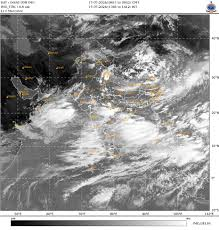
#> input picture Images/satellite.jpeg, 219 x 230 px, found by its file name
$ python task-01.py
#> lines starting #> are read from the running program, lines starting #| are printed output that depends on the picture
import cv2
import numpy as np
import matplotlib.pyplot as plt

# Load the distorted satellite image
distorted_image = cv2.imread("C:\\Users\\sraja\\OneDrive\\Documents\\Srajan\\Machine_Vision\\Images\\satellite.jpeg")
#> distorted_image is the input picture: shape (230, 219, 3); mean B, G, R 148.3, 149, 149.4
plt.imshow(cv2.cvtColor(distorted_image, cv2.COLOR_BGR2RGB))
plt.title('Distorted Satellite Image')
plt.show()

# Coordinates of GCPs in distorted image
distorted_points = np.array([[100, 150], [400, 150], [100, 400], [400, 400]])

# Coordinates of corresponding GCPs in rectified image
rectified_points = np.array([[0, 0], [300, 0], [0, 300], [300, 300]])


# Compute the transformation matrix
transformation_matrix = cv2.getPerspectiveTransform(distorted_points.astype(np.float32), rectified_points.astype(np.float32))

# Apply the perspective transformation
rectified_image = cv2.warpPerspective(distorted_image, transformation_matrix, (300, 300))
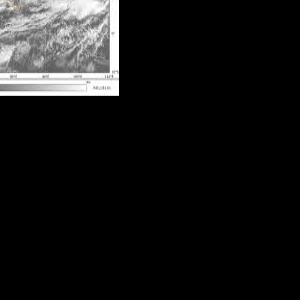
#> rectified_image: shape (300, 300, 3); mean B, G, R 22.6, 22.7, 22.7


# Apply transformation with bilinear interpolation
rectified_image_bilinear = cv2.warpPerspective(distorted_image, transformation_matrix, (300, 300), flags=cv2.INTER_LINEAR)

# Show the rectified image
plt.subplot(1, 2, 1)
plt.imshow(cv2.cvtColor(distorted_image, cv2.COLOR_BGR2RGB))
plt.title('Distorted Image')

plt.subplot(1, 2, 2)
plt.imshow(cv2.cvtColor(rectified_image_bilinear, cv2.COLOR_BGR2RGB))
plt.title('Rectified Image with Bilinear Interpolation')
plt.show()
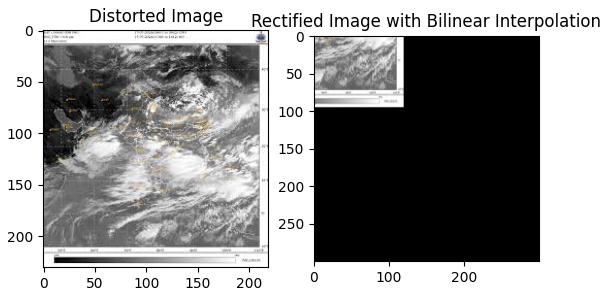
#> figure drawn by matplotlib, 2 panels

$ run again, with Images/agriculture.jpeg copied over Images/satellite.jpeg
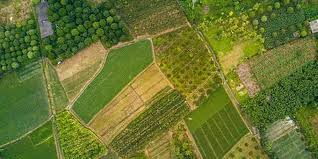
#> input picture Images/agriculture.jpeg, 318 x 159 px, found by its file name
#> distorted_image is the input picture: shape (159, 318, 3); mean B, G, R 48.3, 116.4, 104.6
#> `rectified_image = cv2.warpPerspective(distorted_image, transformation_..`:
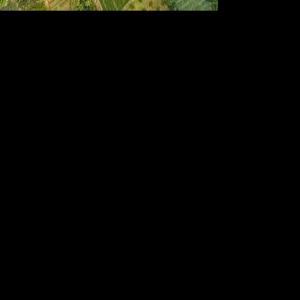
#> rectified_image: shape (300, 300, 3); mean B, G, R 1.3, 3, 2.9
#> `plt.show()`:
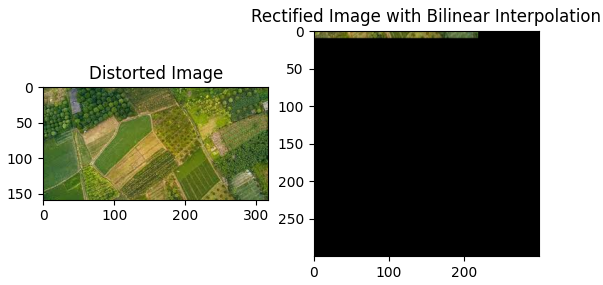
#> figure drawn by matplotlib, 2 panels
